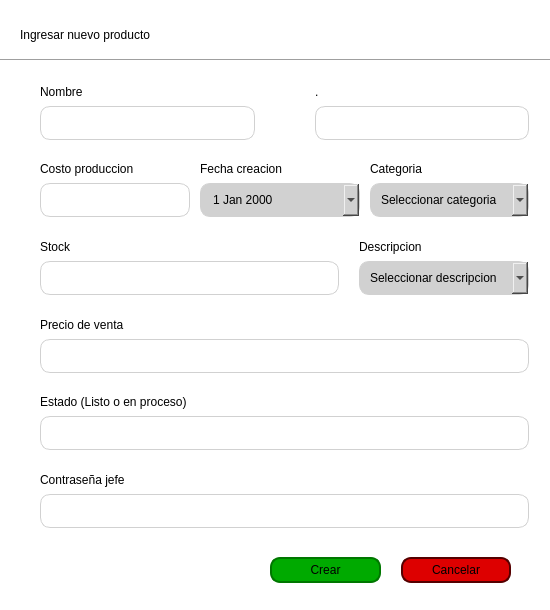
<?xml version="1.0" encoding="UTF-8"?>
<ui version="4.0">
 <class>Dialog</class>
 <widget class="QDialog" name="Dialog">
  <property name="geometry">
   <rect>
    <x>0</x>
    <y>0</y>
    <width>550</width>
    <height>610</height>
   </rect>
  </property>
  <property name="minimumSize">
   <size>
    <width>550</width>
    <height>610</height>
   </size>
  </property>
  <property name="maximumSize">
   <size>
    <width>550</width>
    <height>610</height>
   </size>
  </property>
  <property name="windowTitle">
   <string>Crear nuevo usuario | PyMexPro</string>
  </property>
  <property name="styleSheet">
   <string notr="true">QDialog {
	background-color: rgb(255, 255, 255);
}

QLabel {
	font: 12pt &quot;Verdana&quot;;
}

QPushButton {
	font: 12pt &quot;Verdana&quot;;
	padding: 4px 20px;
	border: 1px solid;
	border-radius: 10px;
}

QLineEdit, QComboBox, QDateEdit {
	font: 8pt &quot;Verdana&quot;;
	padding: 8px 10px;
	border: 1px solid #d1d1d1;
	border-radius: 10px;
}
 QDateEdit, QComboBox {
	background-color: #d1d1d1;
}</string>
  </property>
  <widget class="QLabel" name="txt_title">
   <property name="geometry">
    <rect>
     <x>20</x>
     <y>20</y>
     <width>451</width>
     <height>29</height>
    </rect>
   </property>
   <property name="styleSheet">
    <string notr="true">font: 700 18pt &quot;Verdana&quot;;</string>
   </property>
   <property name="text">
    <string>Ingresar nuevo producto</string>
   </property>
  </widget>
  <widget class="Line" name="line">
   <property name="geometry">
    <rect>
     <x>0</x>
     <y>50</y>
     <width>551</width>
     <height>20</height>
    </rect>
   </property>
   <property name="orientation">
    <enum>Qt::Orientation::Horizontal</enum>
   </property>
  </widget>
  <widget class="QWidget" name="layoutWidget">
   <property name="geometry">
    <rect>
     <x>270</x>
     <y>550</y>
     <width>241</width>
     <height>41</height>
    </rect>
   </property>
   <layout class="QHBoxLayout" name="horizontalLayout_4">
    <property name="spacing">
     <number>20</number>
    </property>
    <item>
     <widget class="QPushButton" name="btn_create_user">
      <property name="cursor">
       <cursorShape>PointingHandCursor</cursorShape>
      </property>
      <property name="styleSheet">
       <string notr="true">background-color: #0a0;
border: 2px solid #070;</string>
      </property>
      <property name="text">
       <string>Crear</string>
      </property>
      <property name="checkable">
       <bool>true</bool>
      </property>
      <property name="autoExclusive">
       <bool>true</bool>
      </property>
     </widget>
    </item>
    <item>
     <widget class="QPushButton" name="btn_cancel">
      <property name="cursor">
       <cursorShape>PointingHandCursor</cursorShape>
      </property>
      <property name="styleSheet">
       <string notr="true">background-color: #d00;
border: 2px solid #500;</string>
      </property>
      <property name="text">
       <string>Cancelar</string>
      </property>
      <property name="checkable">
       <bool>true</bool>
      </property>
      <property name="autoExclusive">
       <bool>true</bool>
      </property>
     </widget>
    </item>
   </layout>
  </widget>
  <widget class="QWidget" name="layoutWidget">
   <property name="geometry">
    <rect>
     <x>40</x>
     <y>77</y>
     <width>489</width>
     <height>451</height>
    </rect>
   </property>
   <layout class="QGridLayout" name="gridLayout">
    <property name="verticalSpacing">
     <number>15</number>
    </property>
    <item row="0" column="0">
     <layout class="QHBoxLayout" name="horizontalLayout">
      <item>
       <layout class="QVBoxLayout" name="verticalLayout">
        <property name="spacing">
         <number>0</number>
        </property>
        <property name="rightMargin">
         <number>30</number>
        </property>
        <item>
         <widget class="QLabel" name="label_2">
          <property name="text">
           <string>Nombre</string>
          </property>
         </widget>
        </item>
        <item>
         <widget class="QLineEdit" name="line_input_first_name">
          <property name="maximumSize">
           <size>
            <width>250</width>
            <height>16777215</height>
           </size>
          </property>
          <property name="placeholderText">
           <string/>
          </property>
         </widget>
        </item>
       </layout>
      </item>
      <item>
       <layout class="QVBoxLayout" name="verticalLayout_2">
        <property name="spacing">
         <number>0</number>
        </property>
        <property name="leftMargin">
         <number>30</number>
        </property>
        <property name="rightMargin">
         <number>0</number>
        </property>
        <item>
         <widget class="QLabel" name="label_3">
          <property name="text">
           <string>.</string>
          </property>
         </widget>
        </item>
        <item>
         <widget class="QLineEdit" name="line_input_last_name">
          <property name="maximumSize">
           <size>
            <width>250</width>
            <height>16777215</height>
           </size>
          </property>
         </widget>
        </item>
       </layout>
      </item>
     </layout>
    </item>
    <item row="1" column="0">
     <layout class="QHBoxLayout" name="horizontalLayout_2">
      <property name="spacing">
       <number>10</number>
      </property>
      <item>
       <layout class="QVBoxLayout" name="verticalLayout_4">
        <property name="spacing">
         <number>0</number>
        </property>
        <item>
         <widget class="QLabel" name="label_9">
          <property name="text">
           <string>Costo produccion</string>
          </property>
         </widget>
        </item>
        <item>
         <widget class="QLineEdit" name="line_input_username">
          <property name="minimumSize">
           <size>
            <width>150</width>
            <height>0</height>
           </size>
          </property>
          <property name="maximumSize">
           <size>
            <width>150</width>
            <height>16777215</height>
           </size>
          </property>
         </widget>
        </item>
       </layout>
      </item>
      <item>
       <layout class="QVBoxLayout" name="verticalLayout_9">
        <property name="spacing">
         <number>0</number>
        </property>
        <item>
         <widget class="QLabel" name="label_4">
          <property name="text">
           <string>Fecha creacion</string>
          </property>
         </widget>
        </item>
        <item>
         <widget class="QDateEdit" name="cb_birth_date">
          <property name="sizePolicy">
           <sizepolicy hsizetype="Expanding" vsizetype="Fixed">
            <horstretch>0</horstretch>
            <verstretch>0</verstretch>
           </sizepolicy>
          </property>
          <property name="maximumSize">
           <size>
            <width>250</width>
            <height>16777215</height>
           </size>
          </property>
          <property name="cursor">
           <cursorShape>PointingHandCursor</cursorShape>
          </property>
          <property name="frame">
           <bool>true</bool>
          </property>
          <property name="readOnly">
           <bool>false</bool>
          </property>
          <property name="buttonSymbols">
           <enum>QAbstractSpinBox::ButtonSymbols::UpDownArrows</enum>
          </property>
          <property name="showGroupSeparator" stdset="0">
           <bool>false</bool>
          </property>
          <property name="minimumDateTime">
           <datetime>
            <hour>6</hour>
            <minute>0</minute>
            <second>0</second>
            <year>1800</year>
            <month>1</month>
            <day>2</day>
           </datetime>
          </property>
          <property name="currentSection">
           <enum>QDateTimeEdit::Section::DaySection</enum>
          </property>
          <property name="calendarPopup">
           <bool>true</bool>
          </property>
          <property name="date">
           <date>
            <year>2000</year>
            <month>1</month>
            <day>1</day>
           </date>
          </property>
         </widget>
        </item>
       </layout>
      </item>
      <item>
       <layout class="QVBoxLayout" name="verticalLayout_8">
        <property name="spacing">
         <number>0</number>
        </property>
        <item>
         <widget class="QLabel" name="label_10">
          <property name="text">
           <string>Categoria</string>
          </property>
         </widget>
        </item>
        <item>
         <widget class="QComboBox" name="cb_sex">
          <property name="minimumSize">
           <size>
            <width>150</width>
            <height>0</height>
           </size>
          </property>
          <property name="cursor">
           <cursorShape>PointingHandCursor</cursorShape>
          </property>
          <property name="currentText">
           <string/>
          </property>
          <property name="placeholderText">
           <string>Seleccionar categoria</string>
          </property>
          <item>
           <property name="text">
            <string>Muebles</string>
           </property>
          </item>
          <item>
           <property name="text">
            <string>Almacenaje</string>
           </property>
          </item>
          <item>
           <property name="text">
            <string>Dormitorio</string>
           </property>
          </item>
          <item>
           <property name="text">
            <string>Decoracion</string>
           </property>
          </item>
         </widget>
        </item>
       </layout>
      </item>
     </layout>
    </item>
    <item row="2" column="0">
     <layout class="QHBoxLayout" name="horizontalLayout_3">
      <property name="spacing">
       <number>20</number>
      </property>
      <item>
       <layout class="QVBoxLayout" name="verticalLayout_3">
        <property name="spacing">
         <number>0</number>
        </property>
        <item>
         <widget class="QLabel" name="label_7">
          <property name="text">
           <string>Stock</string>
          </property>
         </widget>
        </item>
        <item>
         <widget class="QLineEdit" name="line_input_phone">
          <property name="sizePolicy">
           <sizepolicy hsizetype="Expanding" vsizetype="Fixed">
            <horstretch>0</horstretch>
            <verstretch>0</verstretch>
           </sizepolicy>
          </property>
          <property name="maximumSize">
           <size>
            <width>16777215</width>
            <height>16777215</height>
           </size>
          </property>
         </widget>
        </item>
       </layout>
      </item>
      <item>
       <layout class="QVBoxLayout" name="verticalLayout_10">
        <property name="spacing">
         <number>0</number>
        </property>
        <item>
         <widget class="QLabel" name="label_12">
          <property name="text">
           <string>Descripcion</string>
          </property>
         </widget>
        </item>
        <item>
         <widget class="QComboBox" name="cb_role">
          <property name="minimumSize">
           <size>
            <width>150</width>
            <height>0</height>
           </size>
          </property>
          <property name="cursor">
           <cursorShape>PointingHandCursor</cursorShape>
          </property>
          <property name="placeholderText">
           <string>Seleccionar descripcion</string>
          </property>
          <item>
           <property name="text">
            <string>Mesa para comedor</string>
           </property>
          </item>
          <item>
           <property name="text">
            <string>Silla ligera</string>
           </property>
          </item>
          <item>
           <property name="text">
            <string>Estante</string>
           </property>
          </item>
          <item>
           <property name="text">
            <string>Escritorio ergonomico</string>
           </property>
          </item>
          <item>
           <property name="text">
            <string>Mesa pequeña</string>
           </property>
          </item>
          <item>
           <property name="text">
            <string>Lampara moderna</string>
           </property>
          </item>
         </widget>
        </item>
       </layout>
      </item>
     </layout>
    </item>
    <item row="3" column="0">
     <layout class="QVBoxLayout" name="verticalLayout_5">
      <property name="spacing">
       <number>0</number>
      </property>
      <item>
       <widget class="QLabel" name="label_8">
        <property name="text">
         <string>Precio de venta</string>
        </property>
       </widget>
      </item>
      <item>
       <widget class="QLineEdit" name="line_input_email"/>
      </item>
     </layout>
    </item>
    <item row="4" column="0">
     <layout class="QVBoxLayout" name="verticalLayout_6">
      <property name="spacing">
       <number>0</number>
      </property>
      <property name="sizeConstraint">
       <enum>QLayout::SizeConstraint::SetDefaultConstraint</enum>
      </property>
      <item>
       <widget class="QLabel" name="label_6">
        <property name="text">
         <string>Estado (Listo o en proceso)</string>
        </property>
       </widget>
      </item>
      <item>
       <widget class="QLineEdit" name="line_input_address"/>
      </item>
     </layout>
    </item>
    <item row="5" column="0">
     <layout class="QVBoxLayout" name="verticalLayout_7">
      <property name="spacing">
       <number>0</number>
      </property>
      <property name="sizeConstraint">
       <enum>QLayout::SizeConstraint::SetDefaultConstraint</enum>
      </property>
      <item>
       <widget class="QLabel" name="label_11">
        <property name="text">
         <string>Contraseña jefe</string>
        </property>
       </widget>
      </item>
      <item>
       <widget class="QLineEdit" name="line_input_password">
        <property name="echoMode">
         <enum>QLineEdit::EchoMode::Password</enum>
        </property>
       </widget>
      </item>
     </layout>
    </item>
   </layout>
  </widget>
 </widget>
 <resources/>
 <connections>
  <connection>
   <sender>btn_cancel</sender>
   <signal>toggled(bool)</signal>
   <receiver>Dialog</receiver>
   <slot>close()</slot>
   <hints>
    <hint type="sourcelabel">
     <x>510</x>
     <y>569</y>
    </hint>
    <hint type="destinationlabel">
     <x>601</x>
     <y>569</y>
    </hint>
   </hints>
  </connection>
 </connections>
</ui>
